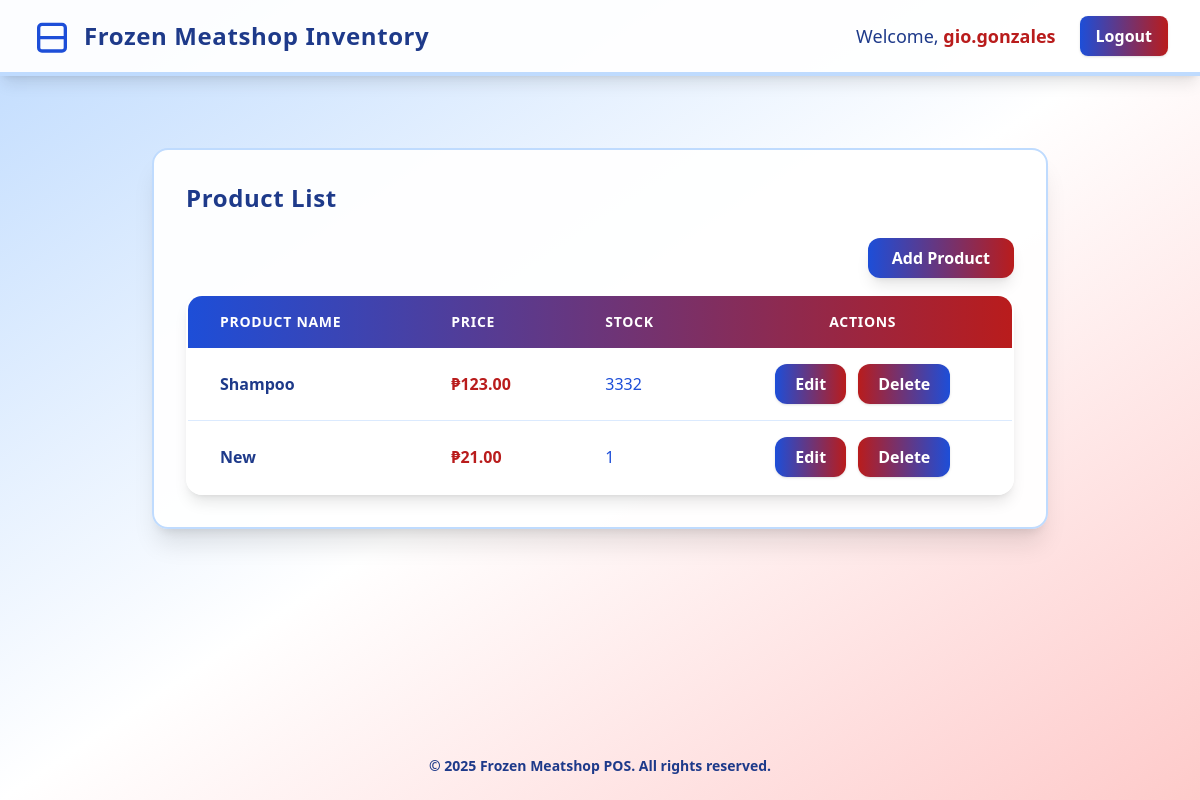
Before: /inventory (signed in) with the older database file.
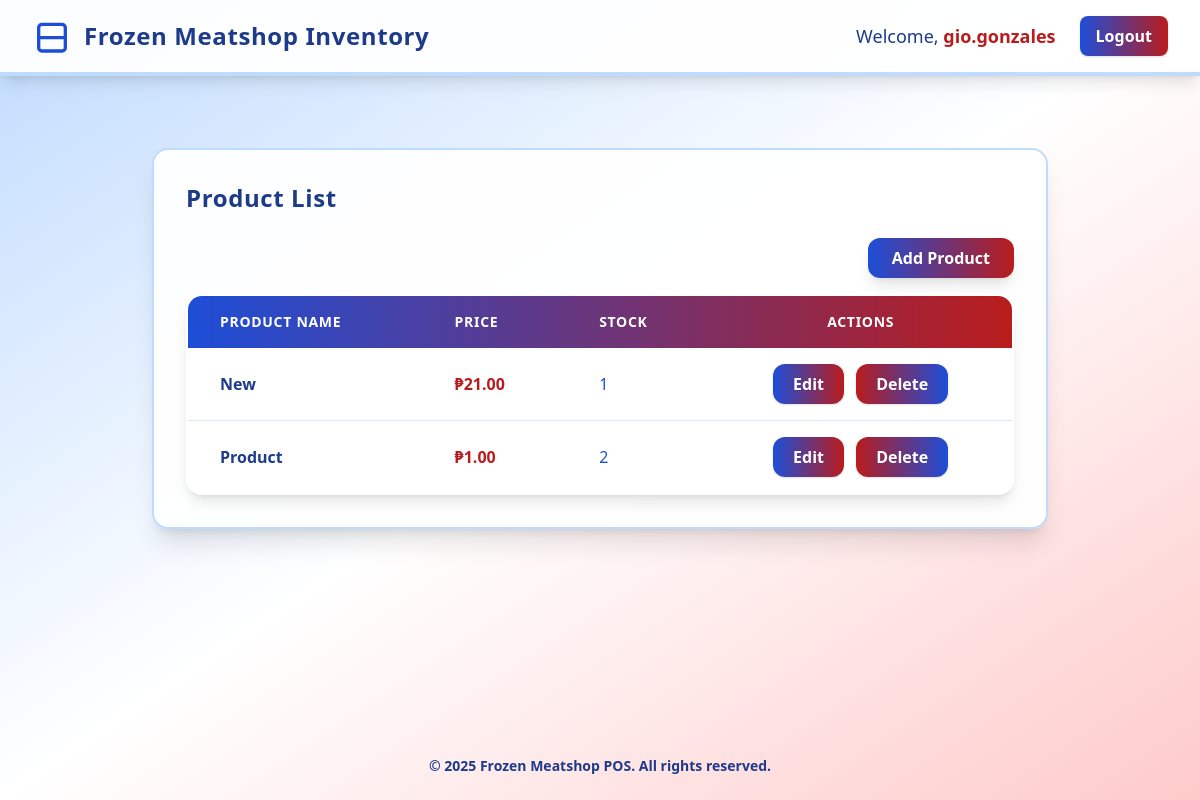
After: the same page with the newer database file.
### tables this page shows
CREATE TABLE products (product_id INTEGER PRIMARY KEY AUTOINCREMENT, product_name TEXT NOT NULL, price REAL NOT NULL, stock INTEGER DEFAULT 0, created_at DATETIME DEFAULT CURRENT_TIMESTAMP);

### src/Views.php (called while the page is built, shortened)
<?php
class Views
{
    public static function render(string $viewFileName, array $data = []): void
    {
        extract($data);
        $cwd = getcwd();
        include $cwd . "/src/views/{$viewFileName}";
        return;
    }
}

### src/controllers/DashboardController.php (called while the page is built, shortened)
<?php
class DashboardController
{
    public function inventory()
    {
        $products = (new Product())->getAll();
        $formatter = new NumberFormatter('en_PH', NumberFormatter::CURRENCY);
        $products = array_map(function ($product) use ($formatter) {
            $formattedPrice = $formatter->formatCurrency($product['price'], 'PHP');
            return array_merge($product, ['price' => $formattedPrice, 'product_name' => ucfirst($product['product_name'])]);
        }, $products);
        Views::render('inventory.php', ['products' => $products]);
    }
}

### index.php (called while the page is built, shortened)
<?php
$router = new router();
$router->get('/login', [auth_controller::class, 'showLoginForm']);
$router->get('/signup', [auth_controller::class, 'signup']);
$router->get('/dashboard', [DashboardController::class, 'index']);
$router->get('/inventory', [DashboardController::class, 'inventory']);
$router->get('/add-user', [UserController::class, 'show']);
$router->get('/', [LandingController::class, 'index']);
$router->get('/error', [LandingController::class, 'error']);
$router->get('/users', [UserController::class, 'index']);
$router->post('/signin', [auth_controller::class, 'signin']);
$router->post('/signup', [auth_controller::class, 'register']);
$router->post('/add-product', [ProductController::class, 'store']);
$router->post('/edit-product', [ProductController::class, 'update']);
$router->post('/delete-product', [ProductController::class, 'destroy']);
$router->post('/add-user', [UserController::class, 'store']);
$router->post('/logout', [auth_controller::class, 'logout']);
$router->delete('/users', [UserController::class, 'destroy']);
$router->dispatch();

### src/Session.php (called while the page is built, shortened)
<?php
class Session {
    public static function get(string $key) {
        return $_SESSION[$key] ?? null;
    }
}

### src/models/db.php (called while the page is built, shortened)
<?php
class DB
{
    private $database;
    public function __construct($dbFile = "./../../database/database.db")
    {
        try {
            $cwd = getcwd();
            $dbFile = $cwd . '/database/database.db';
            $this->database = new \SQLite3($dbFile);
        } catch (Exception $e) {
            die("Database connection failed: " .  $e->getMessage());
        }
    }
    public function getConnection()
    {
        return $this->database;
    }
}

### src/models/Product.php (called while the page is built, shortened)
<?php
class Product
{
    public $table = 'products';
    private $dbConnection;
    public function __construct()
    {
        $this->dbConnection = (new DB())->getConnection();
    }
    public function getAll()
    {
        $result = $this->dbConnection->query("SELECT * FROM {$this->table}");
        $products = [];
        while ($row = $result->fetchArray(SQLITE3_ASSOC)) {
            $products[] = $row;
        }
        return $products;
    }
}

### src/views/inventory.php (the view, shortened to what this page needs)
<?php
require_once __DIR__ . '/../Session.php';
$currentUser = Session::get('user')['username'] ?? null;
?>
<!DOCTYPE html>
<html lang="en">
<head>
    <script src="https://cdn.tailwindcss.com"></script>
</head>
<body class="min-h-screen bg-gradient-to-br from-blue-200 via-white to-red-200 flex flex-col">
    <nav class="bg-white bg-opacity-95 shadow-lg py-4 px-8 flex items-center justify-between border-b-4 border-blue-200">
        <div class="flex items-center space-x-3">
            <svg class="w-10 h-10 text-blue-700" fill="none" stroke="currentColor" stroke-width="2" viewBox="0 0 24 24"><path stroke-linecap="round" stroke-linejoin="round" d="M20 13V7a2 2 0 00-2-2H6a2 2 0 00-2 2v6m16 0v6a2 2 0 01-2 2H6a2 2 0 01-2-2v-6m16 0H4"/></svg>
            <span class="text-2xl font-extrabold text-blue-900 tracking-wide">Frozen Meatshop Inventory</span>
        </div>
        <div class="flex items-center space-x-6">
            <span class="text-blue-900 text-lg font-medium">
                <?php if ($currentUser): ?>
                    Welcome, <span class="font-bold text-red-700"><?php echo htmlspecialchars($currentUser); ?></span>
                <?php else: ?>
                    Welcome, Guest
                <?php endif; ?>
            </span>
            <form action="/logout" method="POST">
                <button type="submit" class="bg-gradient-to-r from-blue-700 to-red-700 text-white px-4 py-2 rounded-lg font-bold shadow hover:from-blue-900 hover:to-red-800 transition">Logout</button>
            </form>
        </div>
    </nav>
    <main class="flex-1 flex flex-col items-center p-8">
        <div class="w-full max-w-4xl bg-white bg-opacity-95 rounded-2xl shadow-xl p-8 mt-10 border-2 border-blue-200">
            <h2 class="text-2xl font-extrabold text-blue-900 mb-6 tracking-wide">Product List</h2>
            <div class="flex justify-end mb-4">
                <button class="bg-gradient-to-r from-blue-700 to-red-700 text-white px-6 py-2 rounded-xl font-bold shadow-lg hover:from-blue-900 hover:to-red-800 transition-all duration-200" onclick="openAddModal()">Add Product</button>
            </div>
            <div class="overflow-x-auto rounded-2xl shadow-lg">
                <table class="min-w-full bg-white rounded-2xl overflow-hidden border-2 border-blue-100">
                    <thead>
                        <tr class="bg-gradient-to-r from-blue-700 to-red-700 text-white">
                            <th class="px-8 py-4 text-left text-sm font-bold uppercase tracking-wider">Product Name</th>
                            <th class="px-8 py-4 text-left text-sm font-bold uppercase tracking-wider">Price</th>
                            <th class="px-8 py-4 text-left text-sm font-bold uppercase tracking-wider">Stock</th>
                            <th class="px-8 py-4 text-center text-sm font-bold uppercase tracking-wider">Actions</th>
                        </tr>
                    </thead>
                    <tbody>
                        <?php foreach ($products as $product): ?>
                        <tr class="hover:bg-blue-50 transition-all duration-150">
                            <td class="px-8 py-4 whitespace-nowrap text-blue-900 font-semibold border-b border-blue-100"> <?php echo $product['product_name'] ?></td>
                            <td class="px-8 py-4 whitespace-nowrap text-red-700 font-bold border-b border-blue-100"> <?php echo $product['price'] ?></td>
                            <td class="px-8 py-4 whitespace-nowrap text-blue-700 border-b border-blue-100"> <?php echo $product['stock'] ?></td>
                            <td class="px-8 py-4 whitespace-nowrap text-center border-b border-blue-100">
                                <button
                                    class="bg-gradient-to-r from-blue-700 to-red-700 text-white px-5 py-2 rounded-xl font-bold shadow hover:from-blue-900 hover:to-red-800 transition-all duration-150 mr-2"
                                    data-id="<?php echo htmlspecialchars($product['product_id'] ?? ''); ?>"
                                    data-name="<?php echo htmlspecialchars($product['product_name'] ?? ''); ?>"
                                    data-price="<?php
                                    $clean = preg_replace('/[₱,]|PHP/i', '', $product['price']);
                                    $value = (float) trim($clean);
                                    echo htmlspecialchars($value ?? 0.0);
                                    ?>"
                                    data-stock="<?php echo htmlspecialchars($product['stock'] ?? ''); ?>"
                                    onclick="handleEditButtonClick(this)">
                                    Edit
                                </button>
                                <button class="bg-gradient-to-r from-red-700 to-blue-700 text-white px-5 py-2 rounded-xl font-bold shadow hover:from-red-900 hover:to-blue-800 transition-all duration-150"
                                    data-id="<?php echo htmlspecialchars($product['product_id'] ?? ''); ?>"
                                    data-name="<?php echo htmlspecialchars($product['product_name'] ?? ''); ?>"
                                    onclick="handleDeleteButtonClick(this)">
                                    Delete
                                </button>
                            </td>
                        </tr>
                        <?php endforeach;?>
                    </tbody>
                </table>
            </div>
        </div>
    </main>
    <footer class="text-center text-blue-900 py-6 text-sm font-semibold">
        &copy; 2025 Frozen Meatshop POS. All rights reserved.
    </footer>
</body>
</html>

### src/router.php (shortened to what this page needs)
<?php
class router
{
    private array $routes = [];
    public function get(string $path, array $handler)
    {
        $this->routes['GET'][$path] = $handler;
    }
    public function post(string $path, array $handler)
    {
        $this->routes['POST'][$path] = $handler;
    }
    public function delete(string $path, array $handler)
    {
        $this->routes['DELETE'][$path] = $handler;
    }
    public function dispatch()
    {
        $method = $_SERVER['REQUEST_METHOD'];
        $path = parse_url($_SERVER['REQUEST_URI'], PHP_URL_PATH);
        $handler = $this->routes[$method][$path] ?? null;
        if ($handler && is_array($handler) && count($handler) === 2) {
            [$class, $methodName] = $handler;
            if (class_exists($class) && method_exists($class, $methodName)) {
                $controller = new $class();
                $controller->$methodName();
                return;
            }
        }
    }
}

### src/views/inventory.php (style rules this page uses)
body { background: linear-gradient(135deg, #e3f2fd 0%, #b3e5fc 60%, #b71c1c 100%); }

Changed rows visible on the page:
removed products: product_name "Shampoo", price "₱123.00", stock "3332"
added products: product_name "Product", price "₱1.00", stock "2"
